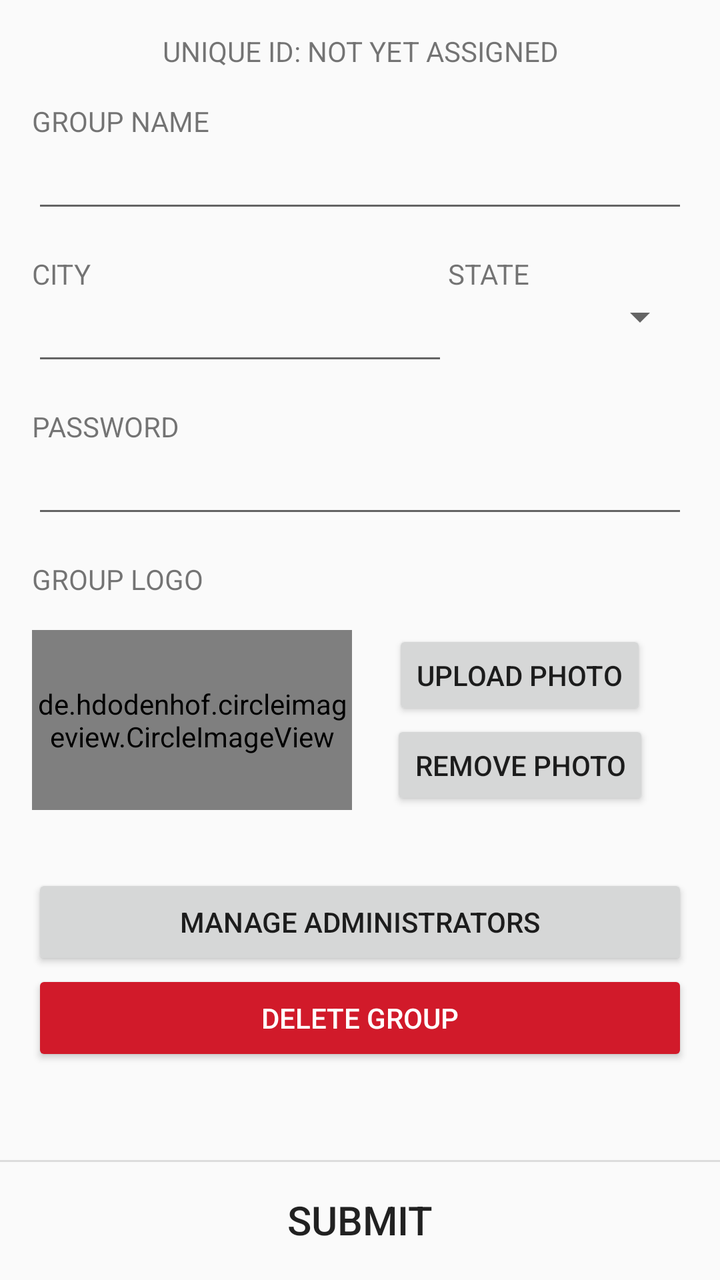
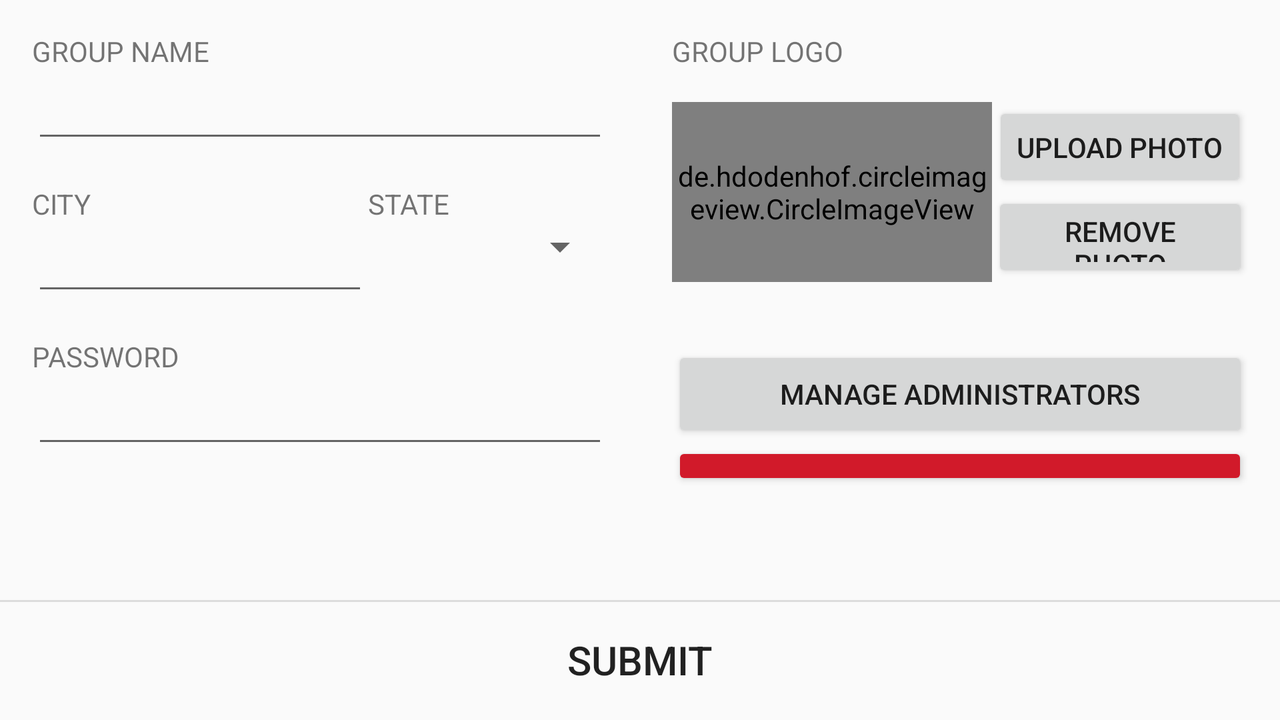

First picture: res/layout/ on a phone held upright. Second picture: the repository's own variant of that layout, on a device whose configuration matches the variant's folder. Source for both follows.
<!-- AndroidManifest.xml: application theme AppTheme -->
<!-- res/layout/create_group_fragment.xml -->
<?xml version="1.0" encoding="utf-8"?>
<RelativeLayout
    android:orientation="vertical"
    xmlns:android="http://schemas.android.com/apk/res/android"
    xmlns:tools="http://schemas.android.com/tools"
    xmlns:app="http://schemas.android.com/apk/res-auto"
    android:layout_width="match_parent"
    android:layout_height="match_parent">

    <ScrollView
        android:layout_width="match_parent"
        android:layout_height="match_parent"
        android:layout_marginBottom="60dp">

        <LinearLayout
            android:clickable="true"
            android:focusableInTouchMode="true"
            android:orientation="vertical"
            android:layout_width="match_parent"
            android:layout_height="wrap_content"
            android:padding="@dimen/margin_sm" >

            <TextView
                android:id="@+id/group_uid_text_view"
                android:layout_width="match_parent"
                android:layout_height="wrap_content"
                android:textAlignment="center"
                android:layout_marginBottom="@dimen/margin_sm"
                android:text="@string/group_uid_label_text"
                tools:text="UNIQUE ID: NOT YET ASSIGNED"/>

            <TextView
                android:id="@+id/group_name_label"
                android:layout_width="match_parent"
                android:layout_height="wrap_content"
                android:text="@string/group_name_label_text"
                tools:text="GROUP NAME" />
            <EditText
                android:id="@+id/group_name_edit_text"
                android:layout_width="match_parent"
                android:layout_height="wrap_content"
                android:layout_marginBottom="@dimen/margin_sm"/>

            <LinearLayout
                android:orientation="horizontal"
                android:id="@+id/city_state_linear_layout"
                android:layout_width="match_parent"
                android:layout_height="wrap_content"
                android:layout_marginBottom="@dimen/margin_sm">

                <LinearLayout
                    android:orientation="vertical"
                    android:id="@+id/city_linear_layout"
                    android:layout_width="0dp"
                    android:layout_weight="1"
                    android:layout_height="wrap_content">

                    <TextView
                        android:id="@+id/city_label"
                        android:layout_width="match_parent"
                        android:layout_height="wrap_content"
                        android:text="@string/city_label_text"
                        tools:text="CITY" />
                    <EditText
                        android:id="@+id/city_edit_text"
                        android:layout_width="match_parent"
                        android:layout_height="wrap_content" />

                </LinearLayout>

                <LinearLayout
                    android:orientation="vertical"
                    android:id="@+id/state_linear_layout"
                    android:layout_width="120dp"
                    android:layout_height="wrap_content">

                    <TextView
                        android:id="@+id/state_label"
                        android:layout_width="match_parent"
                        android:layout_height="wrap_content"
                        android:text="@string/state_label_text"
                        tools:text="STATE" />
                    <Spinner
                        android:id="@+id/state_spinner"
                        android:layout_width="match_parent"
                        android:layout_height="0dp"
                        android:layout_weight="1"/>

                </LinearLayout>

            </LinearLayout>

            <TextView
                android:id="@+id/password_label"
                android:layout_width="match_parent"
                android:layout_height="wrap_content"
                android:text="@string/password_label_text"
                tools:text="PASSWORD" />
            <EditText
                android:id="@+id/create_group_password_edit_text"
                android:layout_width="match_parent"
                android:layout_height="wrap_content"
                android:layout_marginBottom="@dimen/margin_sm"/>

            <LinearLayout
                android:orientation="vertical"
                android:id="@+id/group_logo_linear_layout"
                android:layout_width="match_parent"
                android:layout_height="wrap_content"
                android:layout_marginBottom="@dimen/margin_lg">

                <TextView
                    android:id="@+id/group_logo_label"
                    android:layout_width="match_parent"
                    android:layout_height="wrap_content"
                    android:layout_marginBottom="@dimen/margin_sm"
                    android:text="@string/group_logo_label_text"
                    tools:text="GROUP LOGO" />

                <LinearLayout
                    android:layout_width="match_parent"
                    android:layout_height="match_parent"
                    android:orientation="horizontal">

                    <LinearLayout
                        android:layout_width="160dp"
                        android:layout_height="wrap_content"
                        android:orientation="vertical">

                        <de.hdodenhof.circleimageview.CircleImageView
                            android:id="@+id/create_group_logo"
                            android:layout_width="match_parent"
                            android:layout_height="@dimen/group_logo_height"
                            android:src="@drawable/image_thumbnail"
                            app:civ_border_color="#FF000000"
                            app:civ_border_width="1dp" />

                    </LinearLayout>

                    <LinearLayout
                        android:layout_width="match_parent"
                        android:layout_height="match_parent"
                        android:orientation="vertical">

                        <Button
                            android:id="@+id/upload_photo_button"
                            android:layout_width="wrap_content"
                            android:layout_height="0dp"
                            android:layout_weight="1"
                            tools:text="Upload Photo"
                            android:text="@string/upload_photo_button_text"
                            android:textAlignment="center"
                            android:layout_gravity="center"/>

                        <Button
                            android:id="@+id/remove_photo_button"
                            android:layout_width="wrap_content"
                            android:layout_height="0dp"
                            android:layout_weight="1"
                            tools:text="Remove Photo"
                            android:text="@string/remove_photo_button_text"
                            android:textAlignment="center"
                            android:layout_gravity="center"/>

                    </LinearLayout>

                </LinearLayout>

            </LinearLayout>

            <Button
                android:id="@+id/manage_administrators_button"
                android:layout_width="match_parent"
                android:layout_height="wrap_content"
                tools:text="Manage Administrators"
                android:text="@string/manage_administrators_button_text"/>

            <Button
                android:id="@+id/delete_group_button"
                android:layout_width="match_parent"
                android:layout_height="wrap_content"
                android:backgroundTint="#d11a2a"
                android:textColor="#fff"
                tools:text="Delete Group"
                android:text="@string/delete_group_button_text"/>

        </LinearLayout>

    </ScrollView>

    <RelativeLayout
        android:layout_width="match_parent"
        android:layout_height="60dp"
        android:layout_alignParentBottom="true"
        android:id="@+id/relativeLayout">

        <View
            android:background="@color/lightGray"
            android:layout_width="match_parent"
            android:layout_height="1dp" >

        </View>

        <Button
            android:id="@+id/submit_create_group_button"
            android:layout_width="match_parent"
            android:layout_height="match_parent"
            android:background="@color/clear"
            android:text="@string/submit_button_text"
            tools:text="SUBMIT"
            android:textSize="@dimen/font_sm"
            android:layout_alignParentTop="true"
            android:layout_alignParentLeft="true"
            android:layout_alignParentStart="true">

        </Button>

        <ProgressBar
            android:id="@+id/submit_create_group_progress_bar"
            android:visibility="invisible"
            android:layout_width="wrap_content"
            android:layout_height="wrap_content"
            android:layout_marginLeft="@dimen/margin_sm"
            android:layout_centerVertical="true"/>

    </RelativeLayout>

</RelativeLayout>
<!-- resources referenced by this layout -->
<resources>
  <color name="clear">#00FFFFFF</color>
  <color name="lightGray">#dcdcdc</color>
  <dimen name="font_sm">20sp</dimen>
  <dimen name="group_logo_height">90dp</dimen>
  <dimen name="margin_lg">32dp</dimen>
  <dimen name="margin_sm">16dp</dimen>
  <string name="city_label_text">CITY</string>
  <string name="group_logo_label_text">GROUP LOGO</string>
  <string name="group_name_label_text">GROUP NAME</string>
  <string name="group_uid_label_text">UNIQUE ID: NOT YET ASSIGNED</string>
  <string name="manage_administrators_button_text">MANAGE ADMINISTRATORS</string>
  <string name="password_label_text">PASSWORD</string>
  <string name="remove_photo_button_text">REMOVE PHOTO</string>
  <string name="state_label_text">STATE</string>
  <string name="submit_button_text">Submit</string>
  <string name="upload_photo_button_text">UPLOAD PHOTO</string>
  <style name="AppTheme" parent="Theme.AppCompat.Light">
          <item name="colorAccent">@color/colorAccent</item>
          <item name="android:textViewStyle">@style/MyTextViewStyle</item>
      </style>
  <color name="colorAccent">#DC6F68</color>
  <style name="MyTextViewStyle" parent="android:Widget.TextView">
          <item name="android:ellipsize">end</item>
      </style>
</resources>
<!-- res/layout-land/create_group_fragment.xml (the repository's variant of the layout above) -->
<!-- drawn on the phone turned sideways -->
<?xml version="1.0" encoding="utf-8"?>
<RelativeLayout
    android:orientation="vertical"
    xmlns:android="http://schemas.android.com/apk/res/android"
    xmlns:tools="http://schemas.android.com/tools"
    xmlns:app="http://schemas.android.com/apk/res-auto"
    android:layout_width="match_parent"
    android:layout_height="match_parent">

    <ScrollView
        android:layout_width="match_parent"
        android:layout_height="match_parent"
        android:layout_marginBottom="60dp">

        <LinearLayout
            android:orientation="horizontal"
            android:layout_width="match_parent"
            android:layout_height="wrap_content">

            <LinearLayout
                android:clickable="true"
                android:focusableInTouchMode="true"
                android:orientation="vertical"
                android:layout_width="0dp"
                android:layout_weight="1"
                android:layout_height="wrap_content"
                android:padding="@dimen/margin_sm" >

                <RelativeLayout
                    android:id="@+id/group_uid_relative_layout"
                    android:layout_width="match_parent"
                    android:layout_height="wrap_content"
                    android:layout_gravity="center"
                    android:visibility="gone"
                    android:layout_marginBottom="@dimen/margin_sm">

                    <TextView
                        android:id="@+id/group_uid_text_view"
                        android:layout_width="match_parent"
                        android:layout_height="wrap_content"
                        android:textAlignment="center"
                        android:layout_centerVertical="true"
                        android:layout_marginBottom="@dimen/margin_sm" />

                    <Button
                        android:id="@+id/share_button"
                        android:layout_width="30dp"
                        android:layout_height="30dp"
                        android:layout_alignParentRight="true"
                        android:layout_alignParentEnd="true"
                        android:layout_centerVertical="true"
                        android:background="@android:drawable/ic_menu_share"/>

                </RelativeLayout>

                <TextView
                    android:id="@+id/group_name_label"
                    android:layout_width="match_parent"
                    android:layout_height="wrap_content"
                    android:text="@string/group_name_label_text"
                    tools:text="GROUP NAME" />
                <EditText
                    android:id="@+id/group_name_edit_text"
                    android:layout_width="match_parent"
                    android:layout_height="wrap_content"
                    android:layout_marginBottom="@dimen/margin_sm"/>

                <LinearLayout
                    android:orientation="horizontal"
                    android:baselineAligned="false"
                    android:id="@+id/city_state_linear_layout"
                    android:layout_width="match_parent"
                    android:layout_height="wrap_content"
                    android:layout_marginBottom="@dimen/margin_sm">

                    <LinearLayout
                        android:orientation="vertical"
                        android:id="@+id/city_linear_layout"
                        android:layout_width="0dp"
                        android:layout_weight="1"
                        android:layout_height="wrap_content">

                        <TextView
                            android:id="@+id/city_label"
                            android:layout_width="match_parent"
                            android:layout_height="wrap_content"
                            android:text="@string/city_label_text"
                            tools:text="CITY" />
                        <EditText
                            android:id="@+id/city_edit_text"
                            android:layout_width="match_parent"
                            android:layout_height="wrap_content" />

                    </LinearLayout>

                    <LinearLayout
                        android:orientation="vertical"
                        android:id="@+id/state_linear_layout"
                        android:layout_width="120dp"
                        android:layout_height="wrap_content">

                        <TextView
                            android:id="@+id/state_label"
                            android:layout_width="match_parent"
                            android:layout_height="wrap_content"
                            android:text="@string/state_label_text"
                            tools:text="STATE" />
                        <Spinner
                            android:id="@+id/state_spinner"
                            android:layout_width="match_parent"
                            android:layout_height="0dp"
                            android:layout_weight="1"/>

                    </LinearLayout>

                </LinearLayout>

                <TextView
                    android:id="@+id/password_label"
                    android:layout_width="match_parent"
                    android:layout_height="wrap_content"
                    android:text="@string/password_label_text"
                    tools:text="PASSWORD" />
                <EditText
                    android:id="@+id/create_group_password_edit_text"
                    android:layout_width="match_parent"
                    android:layout_height="wrap_content"
                    android:layout_marginBottom="@dimen/margin_sm"/>

            </LinearLayout>

            <LinearLayout
                android:orientation="vertical"
                android:layout_width="0dp"
                android:layout_weight="1"
                android:layout_height="match_parent"
                android:padding="@dimen/margin_sm" >

                <LinearLayout
                    android:orientation="vertical"
                    android:id="@+id/group_logo_linear_layout"
                    android:layout_width="match_parent"
                    android:layout_height="wrap_content"
                    android:layout_marginBottom="@dimen/margin_lg">

                    <TextView
                        android:id="@+id/group_logo_label"
                        android:layout_width="match_parent"
                        android:layout_height="wrap_content"
                        android:layout_marginBottom="@dimen/margin_sm"
                        android:text="@string/group_logo_label_text"
                        tools:text="GROUP LOGO" />

                    <LinearLayout
                        android:layout_width="match_parent"
                        android:layout_height="match_parent"
                        android:orientation="horizontal">

                        <LinearLayout
                            android:layout_width="160dp"
                            android:layout_height="wrap_content"
                            android:orientation="vertical">

                            <de.hdodenhof.circleimageview.CircleImageView
                                android:id="@+id/create_group_logo"
                                android:layout_width="match_parent"
                                android:layout_height="@dimen/group_logo_height"
                                app:civ_border_color="#FF000000"
                                app:civ_border_width="1dp" />

                        </LinearLayout>

                        <LinearLayout
                            android:layout_width="match_parent"
                            android:layout_height="match_parent"
                            android:orientation="vertical">

                            <Button
                                android:id="@+id/upload_photo_button"
                                android:layout_width="wrap_content"
                                android:layout_height="0dp"
                                android:layout_weight="1"
                                tools:text="Upload Photo"
                                android:text="@string/upload_photo_button_text"
                                android:textAlignment="center"
                                android:layout_gravity="center"/>

                            <Button
                                android:id="@+id/remove_photo_button"
                                android:layout_width="wrap_content"
                                android:layout_height="0dp"
                                android:layout_weight="1"
                                tools:text="Remove Photo"
                                android:text="@string/remove_photo_button_text"
                                android:textAlignment="center"
                                android:layout_gravity="center"/>

                        </LinearLayout>

                    </LinearLayout>

                </LinearLayout>

                <Button
                        android:id="@+id/manage_administrators_button"
                        android:layout_width="match_parent"
                        android:layout_height="wrap_content"
                        tools:text="Manage Administrators"
                        android:text="@string/manage_administrators_button_text"/>

                <Button
                        android:id="@+id/delete_group_button"
                        android:layout_width="match_parent"
                        android:layout_height="wrap_content"
                        android:backgroundTint="#d11a2a"
                        android:textColor="#fff"
                        tools:text="Delete Group"
                        android:text="@string/delete_group_button_text"/>

            </LinearLayout>

        </LinearLayout>

    </ScrollView>

    <RelativeLayout
        android:layout_width="match_parent"
        android:layout_height="60dp"
        android:layout_alignParentBottom="true"
        android:id="@+id/relativeLayout">

        <View
            android:background="@color/lightGray"
            android:layout_width="match_parent"
            android:layout_height="1dp" >

        </View>

        <Button
            android:id="@+id/submit_create_group_button"
            android:layout_width="match_parent"
            android:layout_height="match_parent"
            android:background="@color/clear"
            android:text="@string/submit_button_text"
            tools:text="SUBMIT"
            android:textSize="@dimen/font_sm"
            android:layout_alignParentTop="true"
            android:layout_alignParentLeft="true"
            android:layout_alignParentStart="true">

        </Button>

        <ProgressBar
            android:id="@+id/submit_create_group_progress_bar"
            android:visibility="invisible"
            android:layout_width="wrap_content"
            android:layout_height="wrap_content"
            android:layout_marginLeft="@dimen/margin_sm"
            android:layout_centerVertical="true"/>

    </RelativeLayout>

</RelativeLayout>
<!-- resources referenced by the variant -->
<!-- as the phone turned sideways resolves them -->
<resources>
  <color name="clear">#00FFFFFF</color>
  <color name="lightGray">#dcdcdc</color>
  <dimen name="font_sm">20sp</dimen>
  <dimen name="group_logo_height">90dp</dimen>
  <dimen name="margin_lg">32dp</dimen>
  <dimen name="margin_sm">16dp</dimen>
  <string name="city_label_text">CITY</string>
  <string name="group_logo_label_text">GROUP LOGO</string>
  <string name="group_name_label_text">GROUP NAME</string>
  <string name="manage_administrators_button_text">MANAGE ADMINISTRATORS</string>
  <string name="password_label_text">PASSWORD</string>
  <string name="remove_photo_button_text">REMOVE PHOTO</string>
  <string name="state_label_text">STATE</string>
  <string name="submit_button_text">Submit</string>
  <string name="upload_photo_button_text">UPLOAD PHOTO</string>
  <style name="AppTheme" parent="Theme.AppCompat.Light">
          <item name="colorAccent">@color/colorAccent</item>
          <item name="android:textViewStyle">@style/MyTextViewStyle</item>
      </style>
  <color name="colorAccent">#DC6F68</color>
  <style name="MyTextViewStyle" parent="android:Widget.TextView">
          <item name="android:ellipsize">end</item>
      </style>
</resources>
